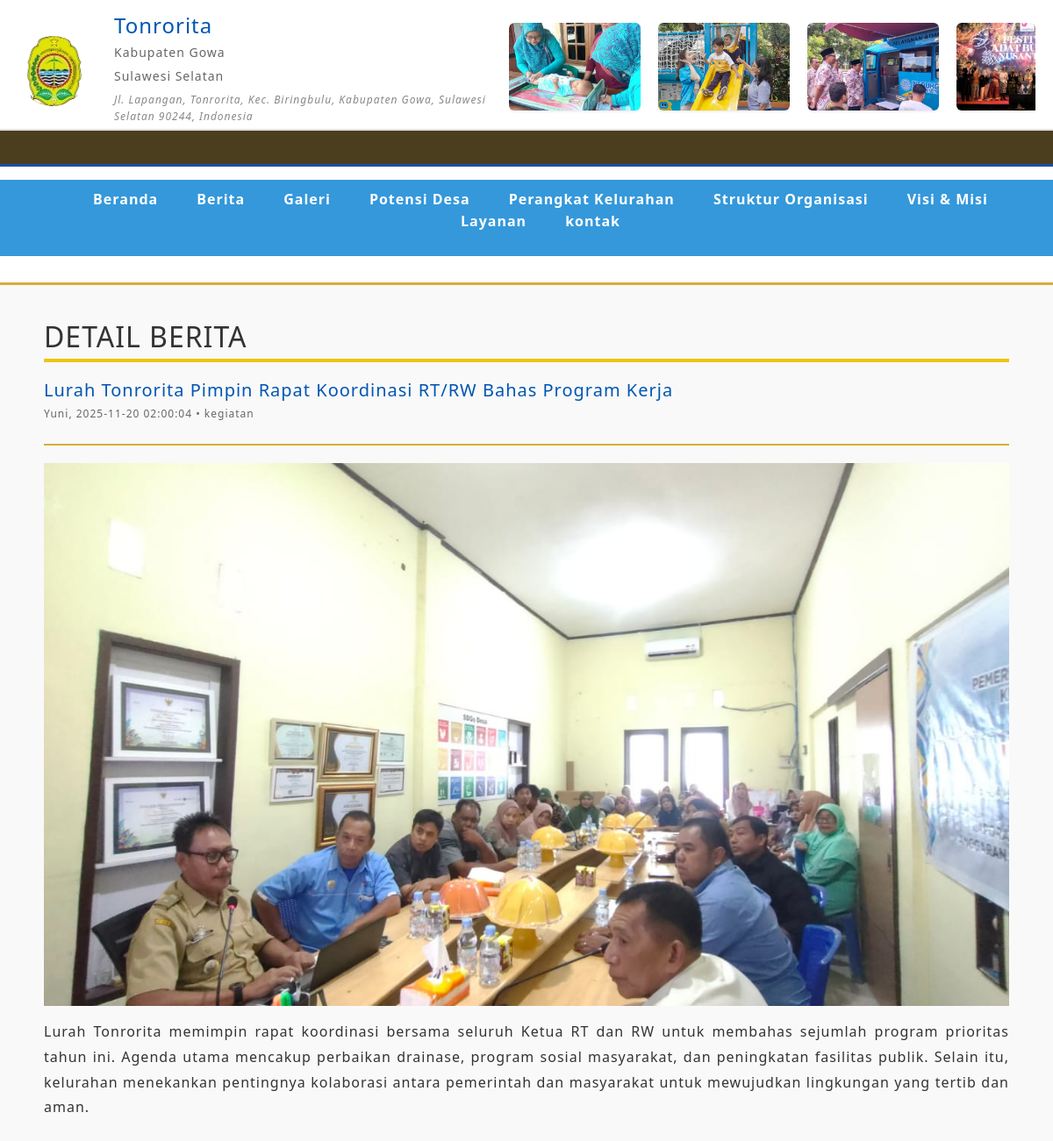
The app's page /frontend/sections/detail_berita.php?id=12 with its own data.
### tables this page shows
CREATE TABLE `profil_kelurahan` (
  `id` int NOT NULL,
  `nama_kelurahan` varchar(150) DEFAULT NULL,
  `visi` text,
  `misi` text,
  `sejarah` text,
  `alamat` text,
  `telepon` varchar(50) DEFAULT NULL,
  `email` varchar(150) DEFAULT NULL,
  `logo` varchar(255) DEFAULT NULL,
  `created_at` timestamp NULL DEFAULT CURRENT_TIMESTAMP,
  `updated_at` timestamp NULL DEFAULT NULL
);

CREATE TABLE `galeri` (
  `id` int NOT NULL,
  `judul` varchar(150) DEFAULT NULL,
  `gambar` varchar(255) DEFAULT NULL,
  `deskripsi` text,
  `kategori` enum('kegiatan','fasilitas','umum') DEFAULT NULL,
  `created_at` timestamp NULL DEFAULT CURRENT_TIMESTAMP
);

CREATE TABLE `berita` (
  `id` int NOT NULL,
  `judul` varchar(255) DEFAULT NULL,
  `isi` text,
  `gambar` varchar(255) DEFAULT NULL,
  `penulis` varchar(100) DEFAULT NULL,
  `tanggal` date DEFAULT NULL,
  `kategori` varchar(100) DEFAULT NULL,
  `created_at` timestamp NULL DEFAULT CURRENT_TIMESTAMP
);

### frontend/sections/detail_berita.php (the view, shortened to what this page needs)
<!DOCTYPE html>
<html lang="en">
<head>
    <link href="../template_users/css/styles.css" rel="stylesheet" />
</head>
</html>
<?php
include '../../config/connection.php';
include '../partials/navbar1.php';
$id = intval($_GET['id']);
$query = "SELECT * FROM berita WHERE id = $id LIMIT 1";
$result = mysqli_query($db, $query);
$berita = mysqli_fetch_assoc($result);
?>
<!DOCTYPE html>
<html lang="id">
<head>
</head>
<body>
    <div class="container">
        <h2 style="margin: 20px 0; color:#fffffff; border-bottom: 4px solid #f1c40f; padding-bottom: 6px;">
            DETAIL BERITA
        </h2>
        <div class="content-area">
            <div class="main-content">
                <div class="article-header">
                    <h2 class="article-title"><?= htmlspecialchars($berita['judul']); ?></h2>
                    <div class="article-meta">
                        <?= htmlspecialchars($berita['penulis']); ?>,
                        <?= htmlspecialchars($berita['created_at']); ?> •
                        <?= htmlspecialchars($berita['kategori']); ?>
                    </div>
                </div>
                <img src="../../storages/berita/<?= htmlspecialchars($berita['gambar']); ?>"
                    alt="<?= htmlspecialchars($berita['judul']); ?>"
                    class="article-image">
                <div class="article-content">
                    <?= $berita['isi']; ?>
                </div>
            </div>
        </div>
    </div>
</body>
</html>

### frontend/partials/navbar1.php (shortened to what this page needs)
<header class="header">
    <div class="header-top">
        <?php
        include_once __DIR__ . '/../config/connection.php';
        $query = "SELECT * FROM profil_kelurahan LIMIT 1";
        $result = $db->query($query);
        $profil = $result->fetch_assoc();
        $current_page = basename($_SERVER['PHP_SELF']);
        ?>
        <div class="header-flex-container">
            <div class="logo-container">
                <img src="../../storages/logo/1763007596_logokelurah-removebg-preview.png"
                    alt="Logo <?= htmlspecialchars($profil['nama_kelurahan']) ?>"
                    class="logo">
                <div class="header-info">
                    <h1><?= htmlspecialchars($profil['nama_kelurahan']) ?></h1>
                    <p>Kabupaten Gowa</p>
                    <p>Sulawesi Selatan</p>
                    <p class="address"><?= htmlspecialchars($profil['alamat']) ?></p>
                </div>
            </div>
            <div class="header-right-content">
                <div class="image-row">
                    <div class="track">
                        <?php
                        $qGaleri = "SELECT id, gambar FROM galeri ORDER BY id DESC LIMIT 8";
                        $rGaleri = $db->query($qGaleri);
                        $gambar_list = [];
                        while ($row = $rGaleri->fetch_assoc()) {
                            $gambar_list[] = $row;
                        }
                        foreach ($gambar_list as $row) {
                        ?>
                            <a href="../sections/detail_berita.php?id=<?= $row['id'] ?>">
                                <img src="../../storages/galeri/<?= $row['gambar'] ?>" class="small-img">
                            </a>
                        <?php } ?>
                    </div>
                </div>
            </div>
        </div>
    </div>
    <div class="running-text-container">
        <div class="running-text">
        </div>
    </div>
    <nav class="main-nav">
        <ul>
            <li><a href="../sections/home.php" class="<?= ($current_page == 'home.php') ? 'active' : '' ?>">Beranda</a></li>
            <li><a href="../sections/berita.php" class="<?= ($current_page == 'berita.php') ? 'active' : '' ?>">Berita</a></li>
            <li><a href="../sections/galeri.php" class="<?= ($current_page == 'galeri.php') ? 'active' : '' ?>">Galeri</a></li>
            <li><a href="../sections/potensi_desa.php" class="<?= ($current_page == 'potensi_desa.php') ? 'active' : '' ?>">Potensi Desa</a></li>
            <li><a href="../sections/perangkat_kelurahan.php" class="<?= ($current_page == 'perangkat_kelurahan.php') ? 'active' : '' ?>">Perangkat Kelurahan</a></li>
            <li><a href="../sections/struktur_organisasi.php" class="<?= ($current_page == 'struktur_organisasi.php') ? 'active' : '' ?>">Struktur Organisasi</a></li>
            <li><a href="../sections/visi_misi.php" class="<?= ($current_page == 'visi_misi.php') ? 'active' : '' ?>">Visi & Misi</a></li>
            <li><a href="../sections/layanan.php" class="<?= ($current_page == 'layanan.php') ? 'active' : '' ?>">Layanan</a></li>
            <li><a href="../sections/kontak.php" class="<?= ($current_page == 'kontak.php') ? 'active' : '' ?>">kontak</a></li>
        </ul>
    </nav>
</header>

### frontend/partials/navbar1.php (style rules this page uses)
.header-top { display: flex; justify-content: space-between; align-items: center; padding: 15px 20px; background-color: #fff; border-bottom: 2px solid #e0e0e0; }
.header-flex-container { display: flex; justify-content: space-between; align-items: center; width: 100%; }
.logo-container { display: flex; align-items: center; gap: 15px; }
.logo { width: 80px; aspect-ratio: 1/1; object-fit: cover; border-radius: 50%; }
.header-info h1 { font-size: 1.4em; margin: 0; color: #0056b3; }
.header-info p { margin: 2px 0; font-size: 0.9em; color: #666; }
.header-info .address { font-size: 0.85em; font-style: italic; color: #444; }
.image-row { overflow: hidden; width: 600px; height: 110px; position: relative; border-radius: 6px; }
.track { display: flex; gap: 20px; width: max-content; animation: sepur 18s linear infinite; }
.small-img { width: 150px; height: 100px; object-fit: cover; border-radius: 6px; box-shadow: 0 1px 3px rgba(0, 0, 0, 0.1); transition: 0.2s; }
.running-text-container { width: 100%; background: #4b3e1f; color: yellow; font-weight: bold; padding: 6px 0; overflow: hidden; position: relative; border-bottom: 3px solid #1a4fa3; }
.running-text { display: inline-block; white-space: nowrap; padding-left: 100%; animation: runText 18s linear infinite; font-size: 14px; letter-spacing: 1px; }

### frontend/sections/detail_berita.php (style rules this page uses)
* { margin: 0; padding: 0; box-sizing: border-box; }
body { font-family: 'Segoe UI', Tahoma, Geneva, Verdana, sans-serif; line-height: 1.6; color: #333; background-color: #f9f9f9; }
.container { width: 1200px; margin: 0 auto; padding: 20px; }
.header { background-color: #fff; border-bottom: 3px solid #d4af37; padding: 15px 0; }
.header-top { display: flex; justify-content: space-between; align-items: center; padding: 0 20px; background-color: #fff; }
.logo-container { display: flex; align-items: center; }
.logo { width: 80px; height: 80px; margin-right: 15px; }
.header-info h1 { font-size: 24px; color: #0056b3; margin-bottom: 5px; }
.header-info p { font-size: 14px; color: #666; margin-bottom: 5px; }
.header-info .address { font-size: 12px; color: #888; }
.main-nav { background-color: #3498db; padding: 10px 0; margin: 15px 0; }
.main-nav ul { display: flex; list-style: none; justify-content: center; flex-wrap: wrap; }
.main-nav li { margin: 0 10px; }
.main-nav a { color: white; text-decoration: none; padding: 8px 12px; font-weight: bold; transition: background-color 0.3s; }
.content-area { display: flex; gap: 20px; margin-top: 20px; }
.main-content { flex: 3; }
.article-header { border-bottom: 2px solid #d4af37; padding-bottom: 10px; margin-bottom: 20px; }
.article-title { font-size: 20px; color: #0056b3; margin-bottom: 5px; }
.article-meta { font-size: 12px; color: #666; margin-bottom: 15px; }
.article-image { width: 100%; aspect-ratio: 16/9; object-fit: cover; margin-bottom: 15px; }
.article-content { margin-bottom: 20px; line-height: 1.8; text-align: justify; }

### records on screen
profil_kelurahan: nama_kelurahan "Tonrorita", alamat "Jl. Lapangan, Tonrorita, Kec. Biringbulu, Kabupaten Gowa, Sulawesi Selatan 90244, Indonesia"
galeri: gambar (picture)
galeri: gambar (picture)
galeri: gambar (picture)
galeri: gambar (picture)
berita: judul "Lurah Tonrorita Pimpin Rapat Koordinasi RT/RW Bahas Program Kerja", penulis "Yuni", created_at "2025-11-20 02:00:04", kategori "kegiatan", gambar (picture), isi "Lurah Tonrorita memimpin rapat koordinasi bersama seluruh Ketua RT dan RW untuk membahas sejumlah program prioritas tahun ini. Agenda utama mencakup perbaikan drainase, program sosial masyarakat, dan peningkatan fasilitas publik. Selain itu, kelurahan menekankan pentingnya kolaborasi antara pemerintah dan masyarakat untuk mewujudkan lingkungan yang tertib dan aman."
